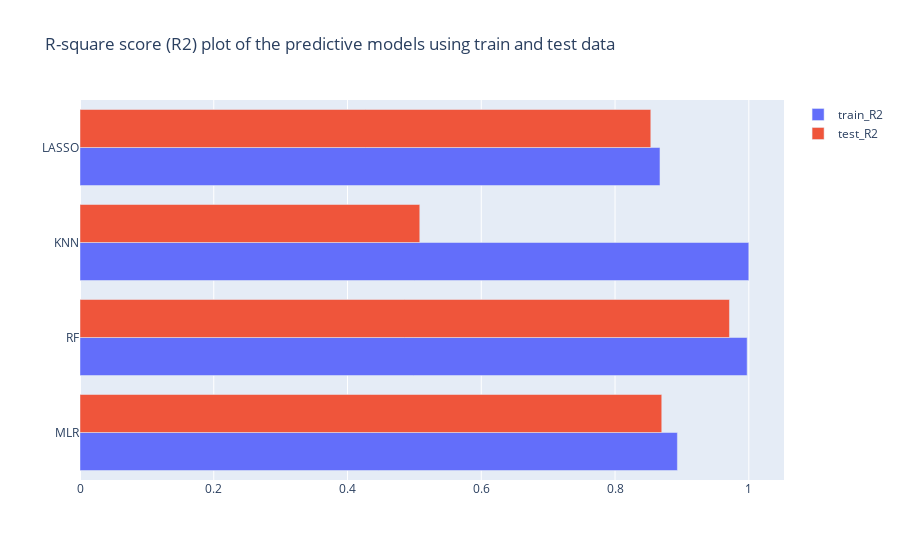

Here is the notebook cell this chart was saved with:
### Code cell
y=['MLR', 'RF', 'KNN', 'LASSO']
x1= r_Model.loc['train_R2']
x2= r_Model.loc['test_R2']

trace1 = go.Bar(y=y, x=x1, name='train_R2', orientation='h')
trace2 = go.Bar(y=y, x=x2, name='test_R2', orientation='h')

data = [trace1, trace2]

layout = go.Layout(barmode='group', title='R-square score (R2) plot of the predictive models using train and test data')

fig = go.Figure(data=data, layout=layout)
fig.show()

### Figure 1 — Plotly figure (JSON) as saved in the notebook; plotly's stock layout.template omitted (floating-point values rounded to 4 significant figures)
{"data": [{"name": "train_R2", "orientation": "h", "type": "bar", "x": [0.8932, 0.9975, 1.0, 0.8672], "y": ["MLR", "RF", "KNN", "LASSO"]}, {"name": "test_R2", "orientation": "h", "type": "bar", "x": [0.8699, 0.9711, 0.508, 0.8535], "y": ["MLR", "RF", "KNN", "LASSO"]}], "layout": {"barmode": "group", "title": {"text": "R-square score (R2) plot of the predictive models using train and test data"}}}
